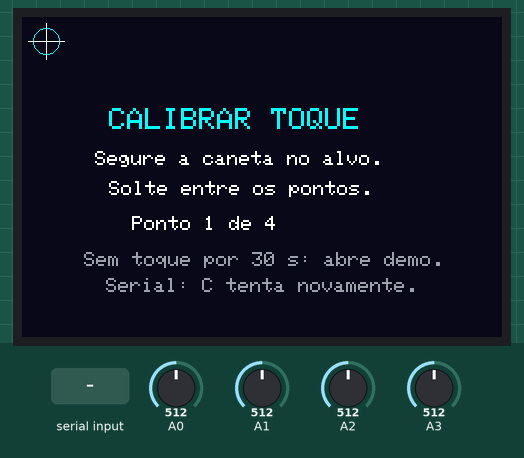
Simulated run of this sketch. Board: Arduino Uno, built with avr-gcc and run on an emulated ATmega328P. Shown: 480×320 colour display. The inputs (shaded band) are chosen by the test bench; at power-on: A0 = 512, A1 = 512, A2 = 512, A3 = 512. What the sketch prints to the serial monitor is not drawn.

Above: at 1.5 s.
1.6 s: "90,45\n" received over Serial
At 2.0 s:
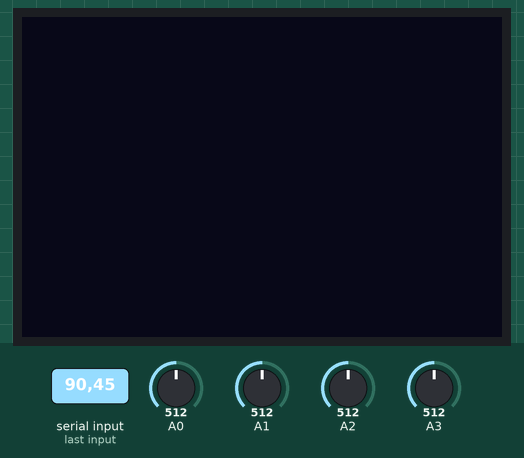
3.9 s: "4\n" received over Serial
At 4.21 s:
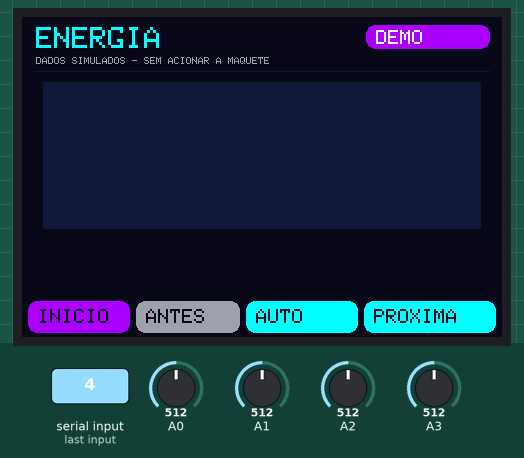
5.9 s: "a90\n" received over Serial
At 6.8 s:
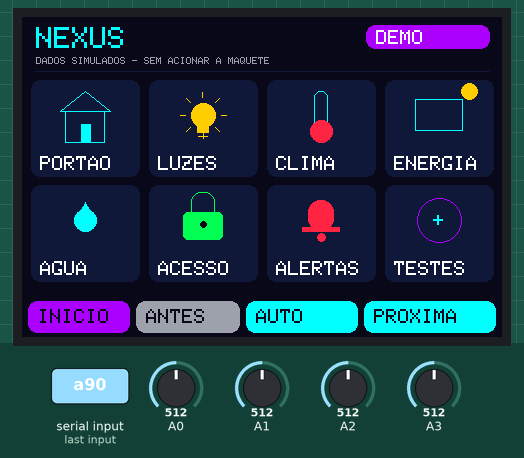
8.0 s: "T" received over Serial
At 8.8 s:
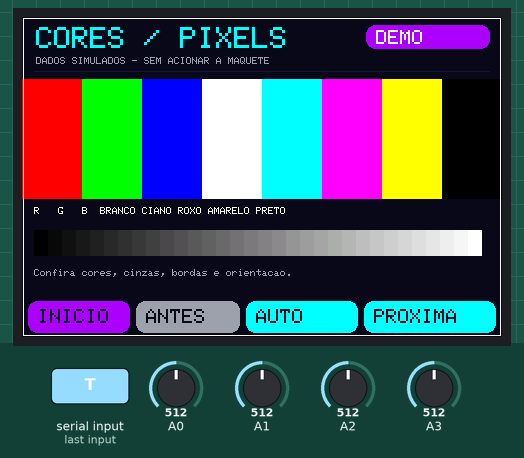
9.7 s: "1\n" received over Serial
At 10.9 s:
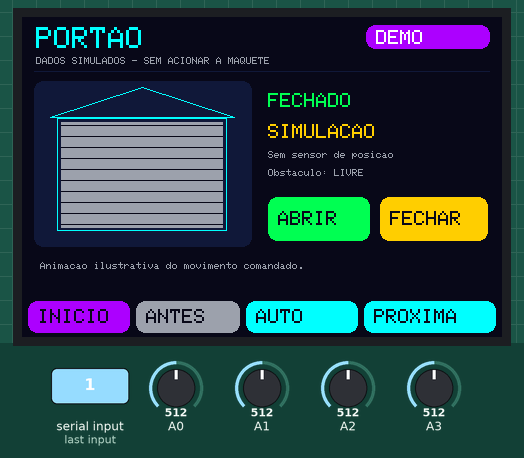
12.7 s: "2\n" received over Serial
At 13.4 s:
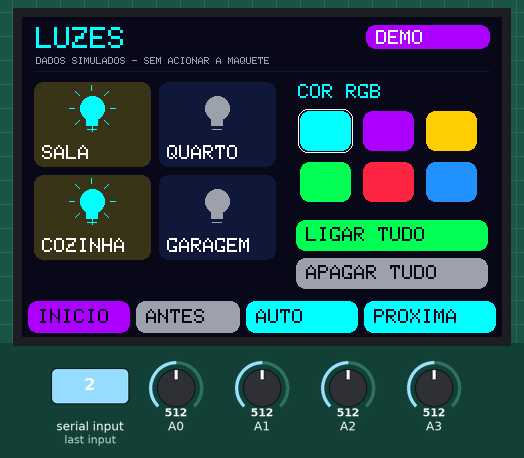
Timing chart, 0 to 15.6 s (numbered marks = the images above; inputs shaded):
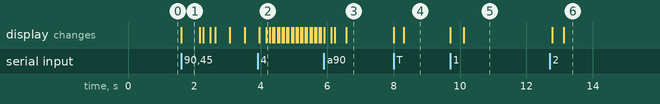

Measured:
- after the input at 1.6 s, the display: changes at once (image 1)
- after the input at 3.9 s, the display: first differs from a run without the input after 0.06 s (image 2 shows a later state)
- after the input at 5.9 s, the display: first changes at once (image 3 shows a later state)
- after the input at 8.0 s, the display: first changes at once (image 4 shows a later state)
- after the input at 9.7 s, the display: first changes at once (image 5 shows a later state)
- after the input at 12.7 s, the display: first changes after 0.08 s (image 6 shows a later state)
- what the display in image 1 shows lasts 0.6 s, from 1.6 s to 2.2 s

The sketch:

NEXUS_Display_Demo.ino
```cpp
// NEXUS - ensaio isolado do TFT 3.5" paralelo com touch resistivo.
// Placa alvo: Arduino Mega 2560. Abra este arquivo no Arduino IDE.
// Os demais arquivos da pasta sao compilados automaticamente.
#include "NexusDisplay.h"

void setup() { nexusSetup(); }
void loop()  { nexusLoop(); }
```

NexusDisplay.h
```cpp
#pragma once
#include <Arduino.h>
void nexusSetup();
void nexusLoop();
```

Source omitted: NexusDisplay.cpp (20866 bytes)
